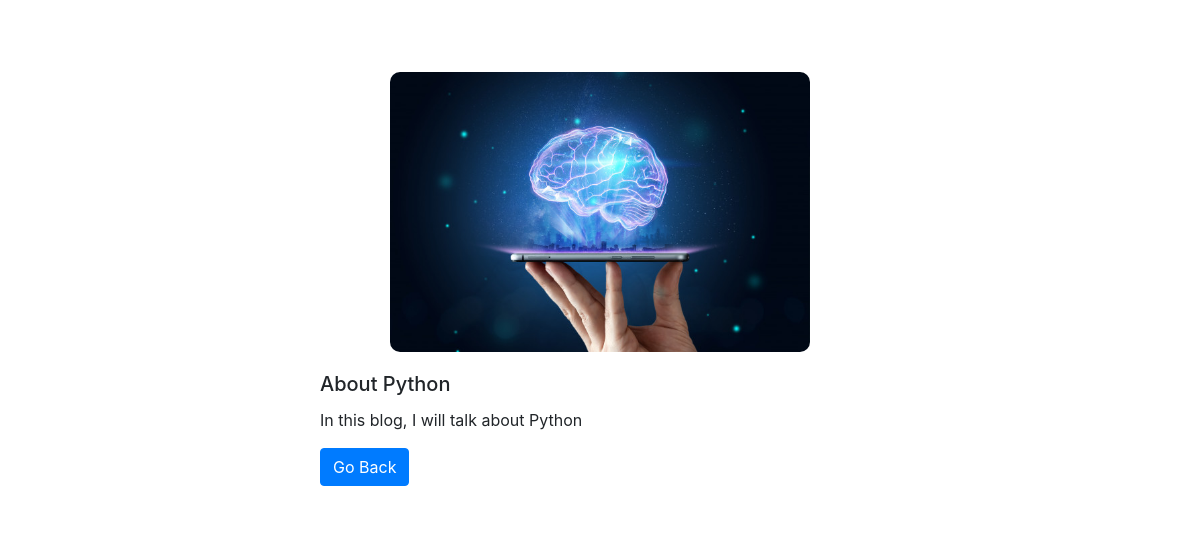
The page /5/post/ on the database its author committed.
### Blog/models.py (models this page shows, shortened)
class Post(models.Model):
    creator = models.ForeignKey(Creator, max_length=150,on_delete=models.CASCADE)
    created_date = models.DateTimeField(auto_now=True)
    title = models.CharField(max_length=500)
    subtitle = models.CharField(max_length=500,default="Lets come and read")
    image = models.ImageField(default='default.jpg',upload_to='media/')
    content = models.TextField()

### Blog/views.py (the view)
# urls.py: path('<int:post_id>/post/',views.detail,name="detail_page"),
def detail(request,post_id):
    post = get_object_or_404(Post,id=post_id)
    context = {
        'Post':post,
    }
    return render(request,'Blog/detail_page.html',context)

### Blog/templates/Blog/detail_page.html
{% include 'Blog/template.html' %}
<div class="card" style="width: 50%;">
      <img class="card-img-top" style="width: 70%;" src="{{Post.image.url}}" alt="Card image cap">
      <div class="card-body">
        <h5 class="card-title">{{Post.title}}</h5>
        <p class="card-text">{{Post.content}}</p>
        <a href="{% url 'home' %}" class="btn btn-primary">Go Back</a>
        </div>
</div>

### Blog/static/style.css (style rules this page uses)
.card { padding-top: 6%; display: flex; justify-content: center; margin: 0 auto;; border: none; }
.card-img-top { display: flex; margin: 0 auto; border-radius: 10px; }

### rows shown on the page
Post: image (placeholder picture), title "About Python", content "In this blog, I will talk about Python"
